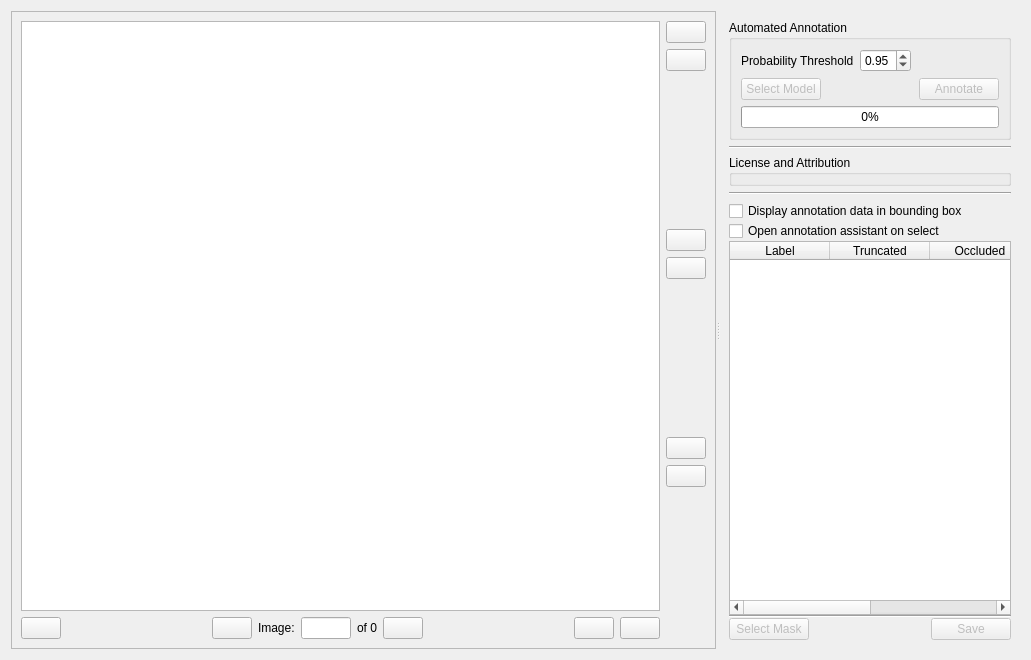
<?xml version="1.0" encoding="UTF-8"?>
<ui version="4.0">
 <class>Form</class>
 <widget class="QWidget" name="Form">
  <property name="geometry">
   <rect>
    <x>0</x>
    <y>0</y>
    <width>1031</width>
    <height>660</height>
   </rect>
  </property>
  <property name="minimumSize">
   <size>
    <width>600</width>
    <height>0</height>
   </size>
  </property>
  <property name="windowTitle">
   <string>Widget</string>
  </property>
  <layout class="QGridLayout" name="gridLayout_3">
   <item row="0" column="0">
    <widget class="QSplitter" name="splitter">
     <property name="orientation">
      <enum>Qt::Horizontal</enum>
     </property>
     <widget class="QFrame" name="main_frame">
      <property name="sizePolicy">
       <sizepolicy hsizetype="Preferred" vsizetype="Preferred">
        <horstretch>4</horstretch>
        <verstretch>0</verstretch>
       </sizepolicy>
      </property>
      <property name="frameShape">
       <enum>QFrame::StyledPanel</enum>
      </property>
      <property name="frameShadow">
       <enum>QFrame::Raised</enum>
      </property>
      <layout class="QGridLayout" name="gridLayout">
       <item row="0" column="0">
        <widget class="AnnotationGraphicsView" name="graphicsView">
         <property name="minimumSize">
          <size>
           <width>0</width>
           <height>0</height>
          </size>
         </property>
        </widget>
       </item>
       <item row="1" column="0">
        <layout class="QHBoxLayout" name="horizontalLayout_2">
         <item>
          <widget class="QPushButton" name="pb_previous">
           <property name="maximumSize">
            <size>
             <width>16777215</width>
             <height>16777215</height>
            </size>
           </property>
           <property name="toolTip">
            <string>Previous image</string>
           </property>
           <property name="text">
            <string/>
           </property>
           <property name="icon">
            <iconset resource="../../icons/bboxee.qrc">
             <normaloff>:/icons/previous.svg</normaloff>:/icons/previous.svg</iconset>
           </property>
           <property name="iconSize">
            <size>
             <width>24</width>
             <height>24</height>
            </size>
           </property>
          </widget>
         </item>
         <item>
          <spacer name="horizontalSpacer">
           <property name="orientation">
            <enum>Qt::Horizontal</enum>
           </property>
           <property name="sizeHint" stdset="0">
            <size>
             <width>40</width>
             <height>20</height>
            </size>
           </property>
          </spacer>
         </item>
         <item>
          <widget class="QPushButton" name="pb_previous_ann">
           <property name="toolTip">
            <string>Previous annotated image</string>
           </property>
           <property name="text">
            <string/>
           </property>
           <property name="icon">
            <iconset resource="../../icons/bboxee.qrc">
             <normaloff>:/icons/skip_previous.svg</normaloff>:/icons/skip_previous.svg</iconset>
           </property>
           <property name="iconSize">
            <size>
             <width>24</width>
             <height>24</height>
            </size>
           </property>
          </widget>
         </item>
         <item>
          <widget class="QLabel" name="label_4">
           <property name="text">
            <string>Image:</string>
           </property>
          </widget>
         </item>
         <item>
          <widget class="QLineEdit" name="lineEditCurrentImage">
           <property name="maximumSize">
            <size>
             <width>50</width>
             <height>16777215</height>
            </size>
           </property>
          </widget>
         </item>
         <item>
          <widget class="QLabel" name="labelImages">
           <property name="text">
            <string>of 0</string>
           </property>
          </widget>
         </item>
         <item>
          <widget class="QPushButton" name="pb_next_ann">
           <property name="toolTip">
            <string>Next annotated image</string>
           </property>
           <property name="text">
            <string/>
           </property>
           <property name="icon">
            <iconset resource="../../icons/bboxee.qrc">
             <normaloff>:/icons/skip_next.svg</normaloff>:/icons/skip_next.svg</iconset>
           </property>
           <property name="iconSize">
            <size>
             <width>24</width>
             <height>24</height>
            </size>
           </property>
          </widget>
         </item>
         <item>
          <spacer name="horizontalSpacer_2">
           <property name="orientation">
            <enum>Qt::Horizontal</enum>
           </property>
           <property name="sizeHint" stdset="0">
            <size>
             <width>40</width>
             <height>20</height>
            </size>
           </property>
          </spacer>
         </item>
         <item>
          <widget class="QPushButton" name="pb_clear">
           <property name="maximumSize">
            <size>
             <width>16777215</width>
             <height>16777215</height>
            </size>
           </property>
           <property name="toolTip">
            <string>Clear annotations</string>
           </property>
           <property name="text">
            <string/>
           </property>
           <property name="icon">
            <iconset resource="../../icons/bboxee.qrc">
             <normaloff>:/icons/delete.svg</normaloff>:/icons/delete.svg</iconset>
           </property>
           <property name="iconSize">
            <size>
             <width>24</width>
             <height>24</height>
            </size>
           </property>
          </widget>
         </item>
         <item>
          <widget class="QPushButton" name="pb_next">
           <property name="maximumSize">
            <size>
             <width>16777215</width>
             <height>16777215</height>
            </size>
           </property>
           <property name="toolTip">
            <string>Next image</string>
           </property>
           <property name="text">
            <string/>
           </property>
           <property name="icon">
            <iconset resource="../../icons/bboxee.qrc">
             <normaloff>:/icons/next.svg</normaloff>:/icons/next.svg</iconset>
           </property>
           <property name="iconSize">
            <size>
             <width>24</width>
             <height>24</height>
            </size>
           </property>
          </widget>
         </item>
        </layout>
       </item>
       <item row="0" column="1" rowspan="2">
        <layout class="QVBoxLayout" name="verticalLayout_3">
         <item>
          <widget class="QPushButton" name="pb_directory">
           <property name="toolTip">
            <string>Select folder of images</string>
           </property>
           <property name="text">
            <string/>
           </property>
           <property name="icon">
            <iconset resource="../../icons/bboxee.qrc">
             <normaloff>:/icons/folder.svg</normaloff>:/icons/folder.svg</iconset>
           </property>
           <property name="iconSize">
            <size>
             <width>24</width>
             <height>24</height>
            </size>
           </property>
          </widget>
         </item>
         <item>
          <widget class="QPushButton" name="pb_label_file">
           <property name="toolTip">
            <string>Select existing annotation file</string>
           </property>
           <property name="text">
            <string/>
           </property>
           <property name="icon">
            <iconset resource="../../icons/bboxee.qrc">
             <normaloff>:/icons/file.svg</normaloff>:/icons/file.svg</iconset>
           </property>
           <property name="iconSize">
            <size>
             <width>24</width>
             <height>24</height>
            </size>
           </property>
          </widget>
         </item>
         <item>
          <spacer name="verticalSpacer">
           <property name="orientation">
            <enum>Qt::Vertical</enum>
           </property>
           <property name="sizeHint" stdset="0">
            <size>
             <width>20</width>
             <height>40</height>
            </size>
           </property>
          </spacer>
         </item>
         <item>
          <widget class="QPushButton" name="pb_edit_mode">
           <property name="toolTip">
            <string>Toggle edit mode</string>
           </property>
           <property name="autoFillBackground">
            <bool>false</bool>
           </property>
           <property name="styleSheet">
            <string notr="true"/>
           </property>
           <property name="text">
            <string/>
           </property>
           <property name="icon">
            <iconset resource="../../icons/bboxee.qrc">
             <normaloff>:/icons/edit.svg</normaloff>:/icons/edit.svg</iconset>
           </property>
           <property name="iconSize">
            <size>
             <width>24</width>
             <height>24</height>
            </size>
           </property>
           <property name="shortcut">
            <string>Ctrl+S</string>
           </property>
           <property name="checkable">
            <bool>true</bool>
           </property>
           <property name="checked">
            <bool>false</bool>
           </property>
          </widget>
         </item>
         <item>
          <widget class="QPushButton" name="pb_clear_points">
           <property name="toolTip">
            <string>Clear points</string>
           </property>
           <property name="text">
            <string/>
           </property>
           <property name="icon">
            <iconset resource="../../icons/bboxee.qrc">
             <normaloff>:/icons/remove.svg</normaloff>:/icons/remove.svg</iconset>
           </property>
           <property name="iconSize">
            <size>
             <width>24</width>
             <height>24</height>
            </size>
           </property>
          </widget>
         </item>
         <item>
          <spacer name="verticalSpacer_3">
           <property name="orientation">
            <enum>Qt::Vertical</enum>
           </property>
           <property name="sizeHint" stdset="0">
            <size>
             <width>20</width>
             <height>40</height>
            </size>
           </property>
          </spacer>
         </item>
         <item>
          <widget class="QPushButton" name="pb_zoom_in">
           <property name="toolTip">
            <string>Zoom in</string>
           </property>
           <property name="text">
            <string/>
           </property>
           <property name="icon">
            <iconset resource="../../icons/bboxee.qrc">
             <normaloff>:/icons/zoom_in.svg</normaloff>:/icons/zoom_in.svg</iconset>
           </property>
           <property name="iconSize">
            <size>
             <width>24</width>
             <height>24</height>
            </size>
           </property>
          </widget>
         </item>
         <item>
          <widget class="QPushButton" name="pb_zoom_out">
           <property name="toolTip">
            <string>Zoom out</string>
           </property>
           <property name="text">
            <string/>
           </property>
           <property name="icon">
            <iconset resource="../../icons/bboxee.qrc">
             <normaloff>:/icons/zoom_out.svg</normaloff>:/icons/zoom_out.svg</iconset>
           </property>
           <property name="iconSize">
            <size>
             <width>24</width>
             <height>24</height>
            </size>
           </property>
          </widget>
         </item>
         <item>
          <spacer name="verticalSpacer_2">
           <property name="orientation">
            <enum>Qt::Vertical</enum>
           </property>
           <property name="sizeHint" stdset="0">
            <size>
             <width>20</width>
             <height>40</height>
            </size>
           </property>
          </spacer>
         </item>
        </layout>
       </item>
      </layout>
     </widget>
     <widget class="QFrame" name="right_frame">
      <property name="sizePolicy">
       <sizepolicy hsizetype="Preferred" vsizetype="Preferred">
        <horstretch>1</horstretch>
        <verstretch>0</verstretch>
       </sizepolicy>
      </property>
      <property name="minimumSize">
       <size>
        <width>300</width>
        <height>0</height>
       </size>
      </property>
      <property name="maximumSize">
       <size>
        <width>16777215</width>
        <height>16777211</height>
       </size>
      </property>
      <property name="baseSize">
       <size>
        <width>0</width>
        <height>0</height>
       </size>
      </property>
      <property name="styleSheet">
       <string notr="true"/>
      </property>
      <property name="frameShape">
       <enum>QFrame::NoFrame</enum>
      </property>
      <property name="frameShadow">
       <enum>QFrame::Plain</enum>
      </property>
      <layout class="QVBoxLayout" name="verticalLayout_4">
       <item>
        <widget class="QGroupBox" name="groupBox_2">
         <property name="title">
          <string>Automated Annotation</string>
         </property>
         <layout class="QVBoxLayout" name="verticalLayout_2">
          <item>
           <layout class="QHBoxLayout" name="horizontalLayout_4">
            <item>
             <widget class="QLabel" name="label_3">
              <property name="text">
               <string>Probability Threshold</string>
              </property>
             </widget>
            </item>
            <item>
             <widget class="QDoubleSpinBox" name="doubleSpinBoxThreshold">
              <property name="minimum">
               <double>0.500000000000000</double>
              </property>
              <property name="maximum">
               <double>1.000000000000000</double>
              </property>
              <property name="singleStep">
               <double>0.050000000000000</double>
              </property>
              <property name="value">
               <double>0.950000000000000</double>
              </property>
             </widget>
            </item>
            <item>
             <spacer name="horizontalSpacer_6">
              <property name="orientation">
               <enum>Qt::Horizontal</enum>
              </property>
              <property name="sizeHint" stdset="0">
               <size>
                <width>40</width>
                <height>20</height>
               </size>
              </property>
             </spacer>
            </item>
           </layout>
          </item>
          <item>
           <layout class="QHBoxLayout" name="horizontalLayout_3">
            <item>
             <widget class="QPushButton" name="pb_annotater">
              <property name="enabled">
               <bool>false</bool>
              </property>
              <property name="text">
               <string>Select Model</string>
              </property>
             </widget>
            </item>
            <item>
             <spacer name="horizontalSpacer_5">
              <property name="orientation">
               <enum>Qt::Horizontal</enum>
              </property>
              <property name="sizeHint" stdset="0">
               <size>
                <width>239</width>
                <height>20</height>
               </size>
              </property>
             </spacer>
            </item>
            <item>
             <widget class="QPushButton" name="pb_annotate">
              <property name="enabled">
               <bool>false</bool>
              </property>
              <property name="text">
               <string>Annotate</string>
              </property>
             </widget>
            </item>
           </layout>
          </item>
          <item>
           <widget class="QProgressBar" name="progressBar">
            <property name="value">
             <number>0</number>
            </property>
           </widget>
          </item>
         </layout>
        </widget>
       </item>
       <item>
        <widget class="Line" name="line_4">
         <property name="orientation">
          <enum>Qt::Horizontal</enum>
         </property>
        </widget>
       </item>
       <item>
        <widget class="LicenseGroupBox" name="license">
         <property name="title">
          <string>License and Attribution</string>
         </property>
        </widget>
       </item>
       <item>
        <widget class="Line" name="line">
         <property name="orientation">
          <enum>Qt::Horizontal</enum>
         </property>
        </widget>
       </item>
       <item>
        <widget class="QFrame" name="table_frame">
         <property name="frameShape">
          <enum>QFrame::NoFrame</enum>
         </property>
         <property name="frameShadow">
          <enum>QFrame::Plain</enum>
         </property>
         <property name="lineWidth">
          <number>0</number>
         </property>
         <layout class="QVBoxLayout" name="verticalLayout">
          <property name="spacing">
           <number>0</number>
          </property>
          <property name="leftMargin">
           <number>0</number>
          </property>
          <property name="topMargin">
           <number>0</number>
          </property>
          <property name="rightMargin">
           <number>0</number>
          </property>
          <property name="bottomMargin">
           <number>0</number>
          </property>
          <item>
           <widget class="QCheckBox" name="checkBoxDisplayAnnotationData">
            <property name="text">
             <string>Display annotation data in bounding box</string>
            </property>
           </widget>
          </item>
          <item>
           <widget class="QCheckBox" name="checkBoxAnnotationAssistant">
            <property name="text">
             <string>Open annotation assistant on select</string>
            </property>
           </widget>
          </item>
          <item>
           <widget class="QTableWidget" name="tw_labels">
            <column>
             <property name="text">
              <string>Label</string>
             </property>
            </column>
            <column>
             <property name="text">
              <string>Truncated</string>
             </property>
            </column>
            <column>
             <property name="text">
              <string>Occluded</string>
             </property>
            </column>
            <column>
             <property name="text">
              <string>Difficult</string>
             </property>
            </column>
           </widget>
          </item>
          <item>
           <widget class="Line" name="line_2">
            <property name="orientation">
             <enum>Qt::Horizontal</enum>
            </property>
           </widget>
          </item>
          <item>
           <layout class="QHBoxLayout" name="horizontalLayout">
            <item>
             <widget class="QPushButton" name="pb_mask">
              <property name="enabled">
               <bool>false</bool>
              </property>
              <property name="text">
               <string>Select Mask</string>
              </property>
             </widget>
            </item>
            <item>
             <spacer name="horizontalSpacer_4">
              <property name="orientation">
               <enum>Qt::Horizontal</enum>
              </property>
              <property name="sizeHint" stdset="0">
               <size>
                <width>40</width>
                <height>20</height>
               </size>
              </property>
             </spacer>
            </item>
            <item>
             <widget class="QPushButton" name="pb_save">
              <property name="enabled">
               <bool>false</bool>
              </property>
              <property name="text">
               <string>Save</string>
              </property>
             </widget>
            </item>
           </layout>
          </item>
         </layout>
        </widget>
       </item>
      </layout>
     </widget>
    </widget>
   </item>
  </layout>
 </widget>
 <customwidgets>
  <customwidget>
   <class>AnnotationGraphicsView</class>
   <extends>QGraphicsView</extends>
   <header location="global">bboxee/gui/annotation_graphicsview</header>
  </customwidget>
  <customwidget>
   <class>LicenseGroupBox</class>
   <extends>QGroupBox</extends>
   <header location="global">bboxee/gui/license_groupbox</header>
   <container>1</container>
  </customwidget>
 </customwidgets>
 <resources>
  <include location="../../icons/bboxee.qrc"/>
 </resources>
 <connections/>
</ui>
